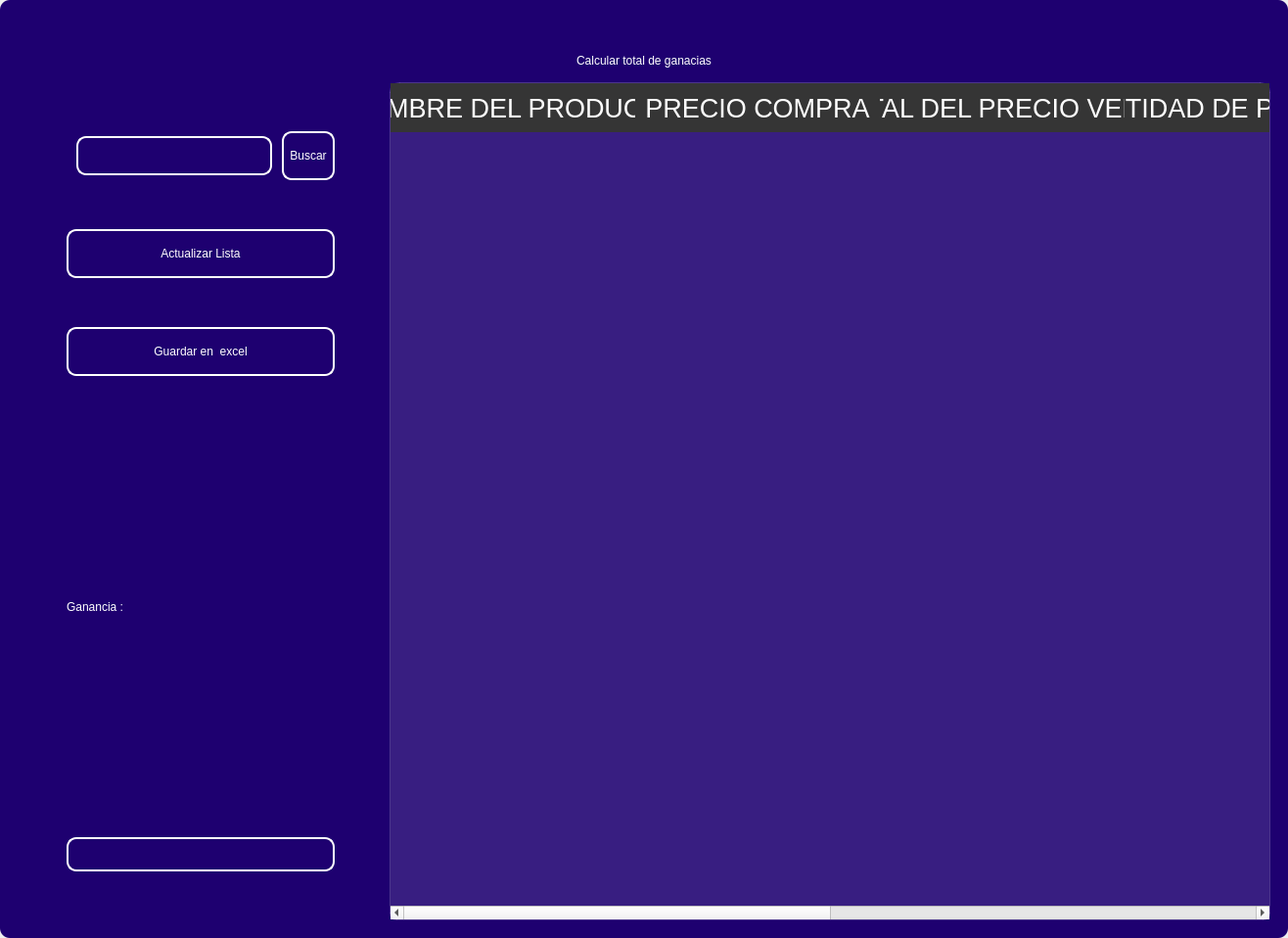
<?xml version="1.0" encoding="UTF-8"?>
<ui version="4.0">
 <class>MainWindow</class>
 <widget class="QMainWindow" name="MainWindow">
  <property name="geometry">
   <rect>
    <x>0</x>
    <y>0</y>
    <width>1316</width>
    <height>958</height>
   </rect>
  </property>
  <property name="windowTitle">
   <string>MainWindow</string>
  </property>
  <property name="styleSheet">
   <string notr="true"/>
  </property>
  <widget class="QWidget" name="centralwidget">
   <property name="styleSheet">
    <string notr="true"/>
   </property>
   <layout class="QVBoxLayout" name="verticalLayout">
    <property name="spacing">
     <number>0</number>
    </property>
    <property name="leftMargin">
     <number>0</number>
    </property>
    <property name="topMargin">
     <number>0</number>
    </property>
    <property name="rightMargin">
     <number>0</number>
    </property>
    <property name="bottomMargin">
     <number>0</number>
    </property>
    <item>
     <widget class="QFrame" name="frame">
      <property name="enabled">
       <bool>true</bool>
      </property>
      <property name="styleSheet">
       <string notr="true">
QFrame {
border-radius:10px;
background-color:#1E0070;
 }
</string>
      </property>
      <property name="frameShape">
       <enum>QFrame::StyledPanel</enum>
      </property>
      <property name="frameShadow">
       <enum>QFrame::Raised</enum>
      </property>
      <layout class="QVBoxLayout" name="verticalLayout_2">
       <item>
        <widget class="QFrame" name="frame_superior">
         <property name="minimumSize">
          <size>
           <width>0</width>
           <height>40</height>
          </size>
         </property>
         <property name="maximumSize">
          <size>
           <width>16777215</width>
           <height>40</height>
          </size>
         </property>
         <property name="styleSheet">
          <string notr="true">QPushButton{
border-radius:18px;
}

QPushButton:hover{
	background-color: rgb(0, 0, 0);
}
</string>
         </property>
         <property name="frameShape">
          <enum>QFrame::StyledPanel</enum>
         </property>
         <property name="frameShadow">
          <enum>QFrame::Raised</enum>
         </property>
         <layout class="QHBoxLayout" name="horizontalLayout_3">
          <property name="spacing">
           <number>4</number>
          </property>
          <property name="leftMargin">
           <number>0</number>
          </property>
          <property name="topMargin">
           <number>0</number>
          </property>
          <property name="rightMargin">
           <number>0</number>
          </property>
          <property name="bottomMargin">
           <number>0</number>
          </property>
          <item>
           <widget class="QPushButton" name="btn_icon">
            <property name="text">
             <string/>
            </property>
            <property name="iconSize">
             <size>
              <width>40</width>
              <height>40</height>
             </size>
            </property>
           </widget>
          </item>
          <item>
           <spacer name="horizontalSpacer_2">
            <property name="orientation">
             <enum>Qt::Horizontal</enum>
            </property>
            <property name="sizeHint" stdset="0">
             <size>
              <width>443</width>
              <height>20</height>
             </size>
            </property>
           </spacer>
          </item>
          <item>
           <widget class="QPushButton" name="btn_exit">
            <property name="minimumSize">
             <size>
              <width>38</width>
              <height>38</height>
             </size>
            </property>
            <property name="maximumSize">
             <size>
              <width>38</width>
              <height>38</height>
             </size>
            </property>
            <property name="text">
             <string/>
            </property>
            <property name="iconSize">
             <size>
              <width>35</width>
              <height>35</height>
             </size>
            </property>
           </widget>
          </item>
          <item>
           <widget class="QPushButton" name="bt_minimizar">
            <property name="minimumSize">
             <size>
              <width>38</width>
              <height>38</height>
             </size>
            </property>
            <property name="maximumSize">
             <size>
              <width>38</width>
              <height>38</height>
             </size>
            </property>
            <property name="cursor">
             <cursorShape>PointingHandCursor</cursorShape>
            </property>
            <property name="text">
             <string/>
            </property>
            <property name="icon">
             <iconset>
              <normaloff>image/minus.svg</normaloff>image/minus.svg</iconset>
            </property>
            <property name="iconSize">
             <size>
              <width>38</width>
              <height>38</height>
             </size>
            </property>
           </widget>
          </item>
          <item>
           <widget class="QPushButton" name="bt_maximizar">
            <property name="minimumSize">
             <size>
              <width>38</width>
              <height>38</height>
             </size>
            </property>
            <property name="maximumSize">
             <size>
              <width>38</width>
              <height>38</height>
             </size>
            </property>
            <property name="cursor">
             <cursorShape>PointingHandCursor</cursorShape>
            </property>
            <property name="text">
             <string/>
            </property>
            <property name="icon">
             <iconset>
              <normaloff>image/chevron-up.svg</normaloff>image/chevron-up.svg</iconset>
            </property>
            <property name="iconSize">
             <size>
              <width>38</width>
              <height>38</height>
             </size>
            </property>
           </widget>
          </item>
          <item>
           <widget class="QPushButton" name="bt_restaurar">
            <property name="minimumSize">
             <size>
              <width>38</width>
              <height>38</height>
             </size>
            </property>
            <property name="maximumSize">
             <size>
              <width>38</width>
              <height>38</height>
             </size>
            </property>
            <property name="cursor">
             <cursorShape>PointingHandCursor</cursorShape>
            </property>
            <property name="text">
             <string/>
            </property>
            <property name="icon">
             <iconset>
              <normaloff>image/chevron-down.svg</normaloff>image/chevron-down.svg</iconset>
            </property>
            <property name="iconSize">
             <size>
              <width>38</width>
              <height>38</height>
             </size>
            </property>
           </widget>
          </item>
          <item>
           <widget class="QPushButton" name="bt_cerrar">
            <property name="minimumSize">
             <size>
              <width>38</width>
              <height>38</height>
             </size>
            </property>
            <property name="maximumSize">
             <size>
              <width>38</width>
              <height>38</height>
             </size>
            </property>
            <property name="cursor">
             <cursorShape>PointingHandCursor</cursorShape>
            </property>
            <property name="text">
             <string/>
            </property>
            <property name="icon">
             <iconset>
              <normaloff>image/x.svg</normaloff>image/x.svg</iconset>
            </property>
            <property name="iconSize">
             <size>
              <width>38</width>
              <height>38</height>
             </size>
            </property>
           </widget>
          </item>
         </layout>
        </widget>
       </item>
       <item>
        <widget class="QLabel" name="label">
         <property name="styleSheet">
          <string notr="true">font: 30pt &quot;MS Shell Dlg 2&quot;;
color: rgb(255, 255, 255);</string>
         </property>
         <property name="text">
          <string>Calcular total de ganacias</string>
         </property>
         <property name="alignment">
          <set>Qt::AlignCenter</set>
         </property>
        </widget>
       </item>
       <item>
        <widget class="QFrame" name="frame_3">
         <property name="minimumSize">
          <size>
           <width>0</width>
           <height>0</height>
          </size>
         </property>
         <property name="frameShape">
          <enum>QFrame::StyledPanel</enum>
         </property>
         <property name="frameShadow">
          <enum>QFrame::Raised</enum>
         </property>
         <layout class="QHBoxLayout" name="horizontalLayout_4">
          <property name="leftMargin">
           <number>9</number>
          </property>
          <property name="topMargin">
           <number>9</number>
          </property>
          <property name="rightMargin">
           <number>9</number>
          </property>
          <item>
           <layout class="QVBoxLayout" name="verticalLayout_4">
            <property name="spacing">
             <number>50</number>
            </property>
            <property name="sizeConstraint">
             <enum>QLayout::SetDefaultConstraint</enum>
            </property>
            <property name="leftMargin">
             <number>50</number>
            </property>
            <property name="topMargin">
             <number>50</number>
            </property>
            <property name="rightMargin">
             <number>50</number>
            </property>
            <property name="bottomMargin">
             <number>50</number>
            </property>
            <item>
             <layout class="QHBoxLayout" name="horizontalLayout">
              <property name="spacing">
               <number>10</number>
              </property>
              <property name="leftMargin">
               <number>10</number>
              </property>
              <property name="topMargin">
               <number>0</number>
              </property>
              <property name="bottomMargin">
               <number>0</number>
              </property>
              <item>
               <widget class="QLineEdit" name="searchtxt">
                <property name="minimumSize">
                 <size>
                  <width>200</width>
                  <height>35</height>
                 </size>
                </property>
                <property name="maximumSize">
                 <size>
                  <width>150</width>
                  <height>40</height>
                 </size>
                </property>
                <property name="styleSheet">
                 <string notr="true">QLabel {
	color: rgb(255, 255, 254);
	font: 12pt &quot;Arial&quot;;
	background-color: rgba(0, 0, 0,0);
}

QTextEdit{
background-color: rgba(0, 0, 0,0);
border-radius:10px; 
font: 12pt &quot;Arial&quot;;
color: rgb(255, 255, 254);
border: 2px solid  rgb(255, 255, 255);

}

QTextEdit:hover{
background-color: rgba(0, 0, 0,0);
border-radius:10px; 
font: 12pt &quot;Arial&quot;;
border: 2px solid  rgb(120, 0, 171);
}

QTextEdit:focus{
background-color: rgb(0, 0, 0);
border-radius:10px; 
font: 12pt &quot;Arial&quot;;
border: 2px solid rgb(120, 0, 171);
}

QLineEdit{
background-color: rgba(0, 0, 0,0);
border-radius:10px; 
font: 12pt &quot;Arial&quot;;
color: rgb(255, 255, 254);
border: 2px solid  rgb(255, 255, 255);

}

QLineEdit:hover{
background-color: rgba(0, 0, 0,0);
border-radius:10px; 
font: 12pt &quot;Arial&quot;;
border: 2px solid  rgb(120, 0, 171);
}

QLineEdit:focus{
background-color: rgb(0, 0, 0);
border-radius:10px; 
font: 12pt &quot;Arial&quot;;
border: 2px solid rgb(120, 0, 171);
}

QCheckBox{
	font: 12pt &quot;Arial&quot;;
	color: rgb(255, 255, 255);
}

QCheckBox::indicator {
    width: 18px;
    height:18px;
}

QCheckBox::indicator:unchecked {
   background-image: url(image/square.svg);
}

QCheckBox::indicator:checked {
   background-image: url(image/check-square.svg);
}

QPushButton{
border-radius:10px; 
font: 12pt &quot;Arial&quot;;
color: rgb(255, 255, 254);
border: 2px solid #ffffff;
}

QPushButton:hover{
border-radius:10px; 
font: 12pt &quot;Arial&quot;;
color: rgb(255, 255, 255);
border: 2px solid rgb(120, 0, 171);
	background-color: rgb(120, 0, 171);
}
</string>
                </property>
               </widget>
              </item>
              <item>
               <widget class="QPushButton" name="btn_search">
                <property name="sizePolicy">
                 <sizepolicy hsizetype="Minimum" vsizetype="Fixed">
                  <horstretch>0</horstretch>
                  <verstretch>0</verstretch>
                 </sizepolicy>
                </property>
                <property name="minimumSize">
                 <size>
                  <width>0</width>
                  <height>35</height>
                 </size>
                </property>
                <property name="maximumSize">
                 <size>
                  <width>100</width>
                  <height>50</height>
                 </size>
                </property>
                <property name="cursor">
                 <cursorShape>PointingHandCursor</cursorShape>
                </property>
                <property name="styleSheet">
                 <string notr="true">QPushButton{
border-radius:10px; 
font: 12pt &quot;Arial&quot;;
color: rgb(255, 255, 254);
border: 2px solid #ffffff;
}

QPushButton:hover{
border-radius:10px; 
font: 12pt &quot;Arial&quot;;
color: rgb(255, 255, 255);
border: 2px solid rgb(120, 0, 171);
	background-color: rgb(120, 0, 171);
}</string>
                </property>
                <property name="text">
                 <string>Buscar</string>
                </property>
               </widget>
              </item>
             </layout>
            </item>
            <item>
             <widget class="QPushButton" name="btn_get">
              <property name="minimumSize">
               <size>
                <width>50</width>
                <height>40</height>
               </size>
              </property>
              <property name="maximumSize">
               <size>
                <width>300</width>
                <height>50</height>
               </size>
              </property>
              <property name="cursor">
               <cursorShape>PointingHandCursor</cursorShape>
              </property>
              <property name="styleSheet">
               <string notr="true">QPushButton{
border-radius:10px; 
font: 12pt &quot;Arial&quot;;
color: rgb(255, 255, 254);
border: 2px solid #ffffff;
}

QPushButton:hover{
border-radius:10px; 
font: 12pt &quot;Arial&quot;;
color: rgb(255, 255, 255);
border: 2px solid rgb(120, 0, 171);
	background-color: rgb(120, 0, 171);
}</string>
              </property>
              <property name="text">
               <string>Actualizar Lista</string>
              </property>
              <property name="iconSize">
               <size>
                <width>35</width>
                <height>35</height>
               </size>
              </property>
             </widget>
            </item>
            <item>
             <widget class="QPushButton" name="btn_excel">
              <property name="minimumSize">
               <size>
                <width>10</width>
                <height>40</height>
               </size>
              </property>
              <property name="maximumSize">
               <size>
                <width>300</width>
                <height>50</height>
               </size>
              </property>
              <property name="cursor">
               <cursorShape>PointingHandCursor</cursorShape>
              </property>
              <property name="styleSheet">
               <string notr="true">QPushButton{
border-radius:10px; 
font: 12pt &quot;Arial&quot;;
color: rgb(255, 255, 254);
border: 2px solid #ffffff;
}

QPushButton:hover{
border-radius:10px; 
font: 12pt &quot;Arial&quot;;
color: rgb(255, 255, 255);
border: 2px solid rgb(120, 0, 171);
	background-color: rgb(120, 0, 171);
}</string>
              </property>
              <property name="text">
               <string>Guardar en  excel</string>
              </property>
              <property name="iconSize">
               <size>
                <width>35</width>
                <height>35</height>
               </size>
              </property>
             </widget>
            </item>
            <item>
             <widget class="QLabel" name="label_gain">
              <property name="minimumSize">
               <size>
                <width>35</width>
                <height>100</height>
               </size>
              </property>
              <property name="styleSheet">
               <string notr="true">font: 20pt &quot;MS Shell Dlg 2&quot;;
color: rgb(255, 255, 255);</string>
              </property>
              <property name="text">
               <string>Ganancia :</string>
              </property>
             </widget>
            </item>
            <item>
             <widget class="QLineEdit" name="gaintxt">
              <property name="enabled">
               <bool>false</bool>
              </property>
              <property name="minimumSize">
               <size>
                <width>0</width>
                <height>35</height>
               </size>
              </property>
              <property name="styleSheet">
               <string notr="true">QLabel {
	color: rgb(255, 255, 254);
	font: 12pt &quot;Arial&quot;;
	background-color: rgba(0, 0, 0,0);
}

QTextEdit{
background-color: rgba(0, 0, 0,0);
border-radius:10px; 
font: 12pt &quot;Arial&quot;;
color: rgb(255, 255, 254);
border: 2px solid  rgb(255, 255, 255);

}

QTextEdit:hover{
background-color: rgba(0, 0, 0,0);
border-radius:10px; 
font: 12pt &quot;Arial&quot;;
border: 2px solid  rgb(120, 0, 171);
}

QTextEdit:focus{
background-color: rgb(0, 0, 0);
border-radius:10px; 
font: 12pt &quot;Arial&quot;;
border: 2px solid rgb(120, 0, 171);
}

QLineEdit{
background-color: rgba(0, 0, 0,0);
border-radius:10px; 
font: 12pt &quot;Arial&quot;;
color: rgb(255, 255, 254);
border: 2px solid  rgb(255, 255, 255);

}

QLineEdit:hover{
background-color: rgba(0, 0, 0,0);
border-radius:10px; 
font: 12pt &quot;Arial&quot;;
border: 2px solid  rgb(120, 0, 171);
}

QLineEdit:focus{
background-color: rgb(0, 0, 0);
border-radius:10px; 
font: 12pt &quot;Arial&quot;;
border: 2px solid rgb(120, 0, 171);
}

QCheckBox{
	font: 12pt &quot;Arial&quot;;
	color: rgb(255, 255, 255);
}

QCheckBox::indicator {
    width: 18px;
    height:18px;
}

QCheckBox::indicator:unchecked {
   background-image: url(image/square.svg);
}

QCheckBox::indicator:checked {
   background-image: url(image/check-square.svg);
}

QPushButton{
border-radius:10px; 
font: 12pt &quot;Arial&quot;;
color: rgb(255, 255, 254);
border: 2px solid #ffffff;
}

QPushButton:hover{
border-radius:10px; 
font: 12pt &quot;Arial&quot;;
color: rgb(255, 255, 255);
border: 2px solid rgb(120, 0, 171);
	background-color: rgb(120, 0, 171);
}
</string>
              </property>
             </widget>
            </item>
           </layout>
          </item>
          <item>
           <widget class="QTableWidget" name="table_invoice">
            <property name="minimumSize">
             <size>
              <width>900</width>
              <height>0</height>
             </size>
            </property>
            <property name="maximumSize">
             <size>
              <width>700</width>
              <height>16777215</height>
             </size>
            </property>
            <property name="styleSheet">
             <string notr="true">QTableView {
	background-color: rgba(255, 255, 255, 30); 	
	border: 1px solid rgba(255,255,255,40);
	border-bottom-right-radius: 7px; 
	border-bottom-left-radius: 7px; 
	color: white;
	font: 15pt &quot;MS Shell Dlg 2&quot;;
}

QHeaderView::section {
background-color: rgb(53, 53, 53);
color: white;
border: none;
height: 50px;
font-size: 20pt;
}

QTableView::item {
    border-style: none;
    border-bottom: 1px solid rgba(255,255,255,50);
    padding-left: auto;
    padding-right: auto;
}

QTableView::item:selected{
	border: none;
	color: rgb(255, 255, 255);
    background-color: rgba(255, 255, 255, 50);
}
</string>
            </property>
            <property name="lineWidth">
             <number>1</number>
            </property>
            <property name="editTriggers">
             <set>QAbstractItemView::NoEditTriggers</set>
            </property>
            <attribute name="horizontalHeaderDefaultSectionSize">
             <number>250</number>
            </attribute>
            <column>
             <property name="text">
              <string>NOMBRE DEL PRODUCTO</string>
             </property>
            </column>
            <column>
             <property name="text">
              <string>PRECIO COMPRA</string>
             </property>
            </column>
            <column>
             <property name="text">
              <string>TOTAL DEL PRECIO VENTA</string>
             </property>
            </column>
            <column>
             <property name="text">
              <string>CANTIDAD DE PRODUCTOS</string>
             </property>
            </column>
            <column>
             <property name="text">
              <string>TOTAL DE PRECIO U.</string>
             </property>
            </column>
            <column>
             <property name="text">
              <string>ID</string>
             </property>
            </column>
           </widget>
          </item>
         </layout>
        </widget>
       </item>
      </layout>
     </widget>
    </item>
   </layout>
  </widget>
 </widget>
 <resources/>
 <connections/>
</ui>
